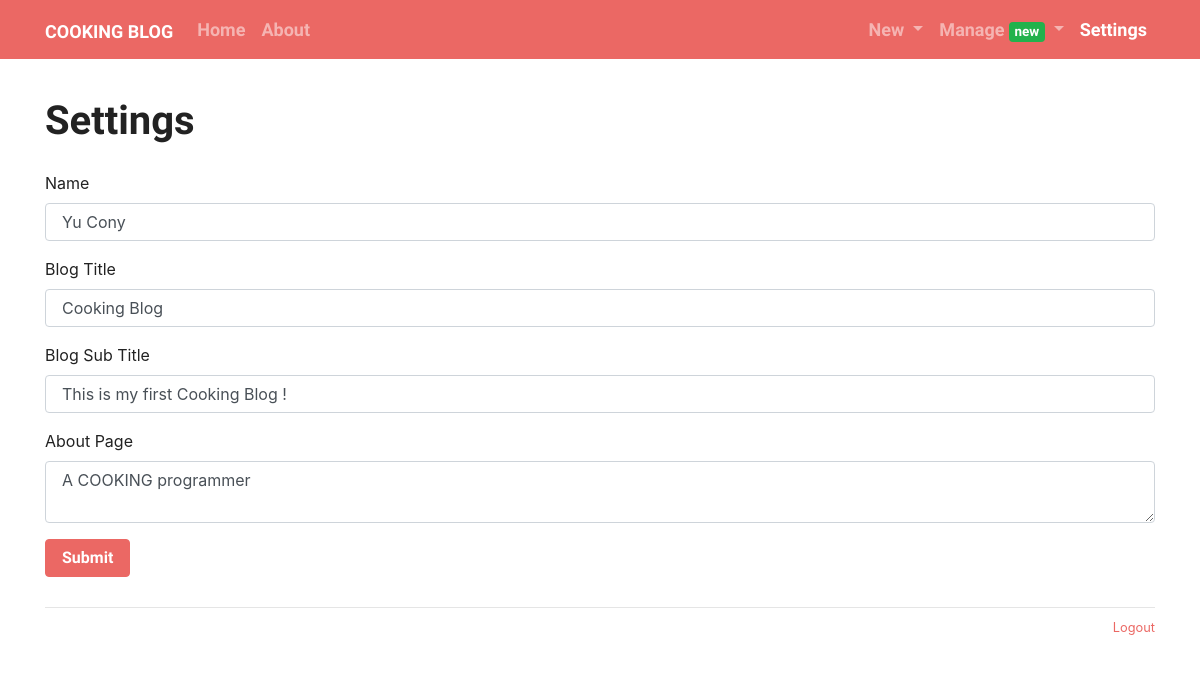
Screenshot of /admin/settings (signed in) with the database file from the repository.
### cooking/models.py (models this page shows, shortened)
class Admin(db.Model, UserMixin):
    id = db.Column(db.Integer, primary_key=True)
    username = db.Column(db.String(20))
    password_hash = db.Column(db.String(128))
    blog_title = db.Column(db.String(60))
    blog_sub_title = db.Column(db.String(100))
    name = db.Column(db.String(30))
    about = db.Column(db.Text)

### cooking/blueprints/admin.py (the view, shortened to what this page needs)
@admin_bp.route('/settings', methods=['GET', 'POST'])
@login_required
def settings():
    form = SettingForm()
    form.name.data = current_user.name
    form.blog_title.data = current_user.blog_title
    form.blog_sub_title.data = current_user.blog_sub_title
    form.about.data = current_user.about
    return render_template('admin/settings.html', form=form)

### cooking/forms.py
class SettingForm(FlaskForm):
    name = StringField('Name', validators=[DataRequired(), Length(1, 30)])
    blog_title = StringField('Blog Title', validators=[DataRequired(), Length(1, 60)])
    blog_sub_title = StringField('Blog Sub Title', validators=[DataRequired(), Length(1, 100)])
    about = CKEditorField('About Page', validators=[DataRequired()])
    submit = SubmitField()

### cooking/__init__.py (called while the page is built)
def register_template_context(app):
    @app.context_processor
    def make_template_context():
        admin = Admin.query.first()
        categories = Category.query.order_by(Category.label).all()
        links = Link.query.order_by(Link.name).all()
        if current_user.is_authenticated:
            unread_comments = Comment.query.filter_by(reviewed=False).count()
        else:
            unread_comments = None
        return dict(
            admin=admin, categories=categories,
            links=links, unread_comments=unread_comments)

def register_request_handlers(app):
    @app.after_request
    def query_profiler(response):
        for q in get_debug_queries():
            if q.duration >= app.config['COOKING_SLOW_QUERY_THRESHOLD']:
                app.logger.warning(
                    'Slow query: Duration: %fs\n Context: %s\nQuery: %s\n '
                    % (q.duration, q.context, q.statement)
                )
        return response

### cooking/extensions.py (called while the page is built)
@login_manager.user_loader
def load_user(user_id):
    from cooking.models import Admin
    user = Admin.query.get(int(user_id))
    return user

### cooking/templates/admin/settings.html (shortened to what this page needs)
{% extends 'base.html' %}
{% from 'bootstrap/form.html' import render_form %}
{% block content %}
    <div class="page-header">
        <h1>Settings</h1>
    </div>
    {{ render_form(form) }}
{% endblock %}

### cooking/templates/base.html (shortened to what this page needs)
{% from 'bootstrap/nav.html' import render_nav_item %}
<html lang="en">
<head>
    {% block head %}
        <link rel="stylesheet"
              href="{{ url_for('static', filename='css/%s.min.css' % request.cookies.get('theme', 'perfect_blue')) }}"
              type="text/css">
        <link rel="stylesheet" href="{{ url_for('static', filename='css/style.css') }}" type="text/css">
    {% endblock head %}
</head>
<body>
    {% block nav%}
    <nav class="navbar navbar-expand-lg navbar-dark bg-primary">
        <div class="container">
            <a class="navbar-brand" href="{{ url_for('cook.index') }}">{{ admin.blog_title }}</a>
            <div class="collapse navbar-collapse" id="navbarColor01">
                <ul class="navbar-nav mr-auto">
                    {{ render_nav_item('cook.index', 'Home') }}
                    {{ render_nav_item('cook.about', 'About') }}
                </ul>
                <ul class="nav navbar-nav navbar-right">
                    {% if current_user.is_authenticated %}
                        <li class="nav-item dropdown">
                            <a href="#" class="nav-link dropdown-toggle" data-toggle="dropdown" role="button"
                               aria-haspopup="true"
                               aria-expanded="false">
                                New
                            </a>
                        </li>
                        <li class="nav-item dropdown">
                            <a href="#" class="nav-link dropdown-toggle" data-toggle="dropdown" role="button"
                               aria-haspopup="true"
                               aria-expanded="false">
                                Manage
                                {% if unread_comments %}
                                    <span class="badge badge-success">new</span>
                                {% endif %}
                            </a>
                        </li>
                        {{ render_nav_item('admin.settings', 'Settings') }}
                    {% endif %}
                </ul>
            </div>
        </div>
    </nav>
    {% endblock nav%}
    <main class="container">
    {% block content %}{% endblock content %}
    {% block footer %}
        <footer>
            <p class="float-right">
                <small>
                    {% if current_user.is_authenticated %}
                        <a href="{{ url_for('auth.logout', next=request.full_path) }}">Logout</a>
                    {% else %}
                        <a href="{{ url_for('auth.login', next=request.full_path) }}">Login</a>
                    {% endif %}
                </small>
            </p>
        </footer>
    {% endblock footer %}
    </main>
</body>
</html>

### cooking/static/css/style.css (style rules this page uses)
nav { margin-bottom: 20px; }
.page-header { padding-top: 20px; padding-bottom: 20px; }
footer { margin-top: 30px; padding: 10px 0 40px; color: #999; border-top: 1px solid #e5e5e5; }

### rows the page displays
Admin: blog_title "COOKING BLOG", name "Yu Cony", blog_title "Cooking Blog", blog_sub_title "This is my first Cooking Blog !", about "A COOKING programmer"

### other values shown
{{ render_nav_item('cook.index', 'Home') }} "Home"
{{ render_nav_item('cook.about', 'About') }} "About"
{{ render_nav_item('admin.settings', 'Settings') }} "Settings"
